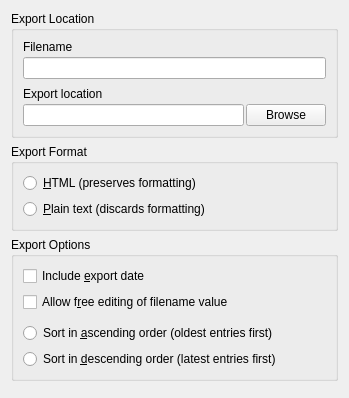
<?xml version="1.0" encoding="UTF-8"?>
<ui version="4.0">
 <class>ExportMulti</class>
 <widget class="QWidget" name="ExportMulti">
  <property name="geometry">
   <rect>
    <x>0</x>
    <y>0</y>
    <width>349</width>
    <height>398</height>
   </rect>
  </property>
  <property name="windowTitle">
   <string>Form</string>
  </property>
  <layout class="QVBoxLayout" name="verticalLayout_4">
   <item>
    <widget class="QGroupBox" name="groupBox">
     <property name="title">
      <string>Export Location</string>
     </property>
     <layout class="QVBoxLayout" name="verticalLayout">
      <property name="spacing">
       <number>3</number>
      </property>
      <item>
       <widget class="QLabel" name="label">
        <property name="text">
         <string>Filename</string>
        </property>
       </widget>
      </item>
      <item>
       <widget class="QLineEdit" name="FileName">
        <property name="readOnly">
         <bool>true</bool>
        </property>
       </widget>
      </item>
      <item>
       <spacer name="verticalSpacer">
        <property name="orientation">
         <enum>Qt::Vertical</enum>
        </property>
        <property name="sizeType">
         <enum>QSizePolicy::Fixed</enum>
        </property>
        <property name="sizeHint" stdset="0">
         <size>
          <width>20</width>
          <height>5</height>
         </size>
        </property>
       </spacer>
      </item>
      <item>
       <widget class="QLabel" name="label_2">
        <property name="text">
         <string>Export location</string>
        </property>
       </widget>
      </item>
      <item>
       <layout class="QHBoxLayout" name="horizontalLayout">
        <property name="spacing">
         <number>2</number>
        </property>
        <item>
         <widget class="QLineEdit" name="ExportLocation"/>
        </item>
        <item>
         <widget class="QPushButton" name="BrowseButton">
          <property name="text">
           <string>Browse</string>
          </property>
          <property name="icon">
           <iconset resource="../images.qrc">
            <normaloff>:/icons/folder.png</normaloff>:/icons/folder.png</iconset>
          </property>
         </widget>
        </item>
       </layout>
      </item>
     </layout>
    </widget>
   </item>
   <item>
    <widget class="QGroupBox" name="groupBox_2">
     <property name="title">
      <string>Export Format</string>
     </property>
     <layout class="QVBoxLayout" name="verticalLayout_2">
      <item>
       <widget class="QRadioButton" name="HTML">
        <property name="text">
         <string>&amp;HTML (preserves formatting)</string>
        </property>
       </widget>
      </item>
      <item>
       <widget class="QRadioButton" name="PlainText">
        <property name="text">
         <string>&amp;Plain text (discards formatting)</string>
        </property>
       </widget>
      </item>
     </layout>
    </widget>
   </item>
   <item>
    <widget class="QGroupBox" name="groupBox_3">
     <property name="title">
      <string>Export Options</string>
     </property>
     <layout class="QVBoxLayout" name="verticalLayout_3">
      <item>
       <widget class="QCheckBox" name="IncludeExportDate">
        <property name="text">
         <string>Include &amp;export date</string>
        </property>
       </widget>
      </item>
      <item>
       <widget class="QCheckBox" name="checkBox">
        <property name="text">
         <string>Allow f&amp;ree editing of filename value</string>
        </property>
       </widget>
      </item>
      <item>
       <spacer name="verticalSpacer_2">
        <property name="orientation">
         <enum>Qt::Vertical</enum>
        </property>
        <property name="sizeType">
         <enum>QSizePolicy::Fixed</enum>
        </property>
        <property name="sizeHint" stdset="0">
         <size>
          <width>20</width>
          <height>5</height>
         </size>
        </property>
       </spacer>
      </item>
      <item>
       <widget class="QRadioButton" name="SortAscending">
        <property name="text">
         <string>Sort in &amp;ascending order (oldest entries first)</string>
        </property>
       </widget>
      </item>
      <item>
       <widget class="QRadioButton" name="SortDescending">
        <property name="text">
         <string>Sort in &amp;descending order (latest entries first)</string>
        </property>
       </widget>
      </item>
     </layout>
    </widget>
   </item>
   <item>
    <spacer name="verticalSpacer_3">
     <property name="orientation">
      <enum>Qt::Vertical</enum>
     </property>
     <property name="sizeHint" stdset="0">
      <size>
       <width>20</width>
       <height>5</height>
      </size>
     </property>
    </spacer>
   </item>
  </layout>
 </widget>
 <resources>
  <include location="../images.qrc"/>
 </resources>
 <connections/>
</ui>
